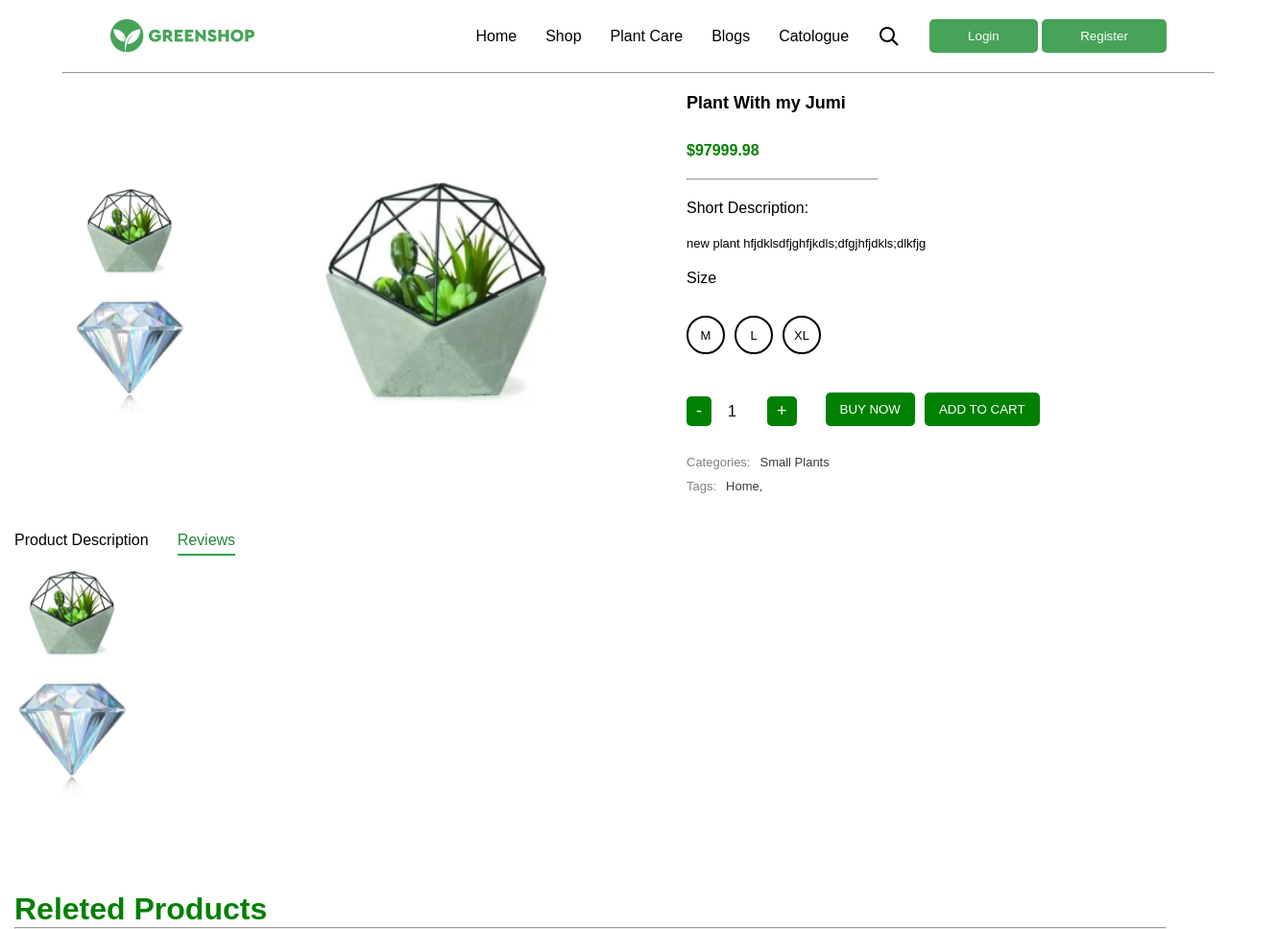
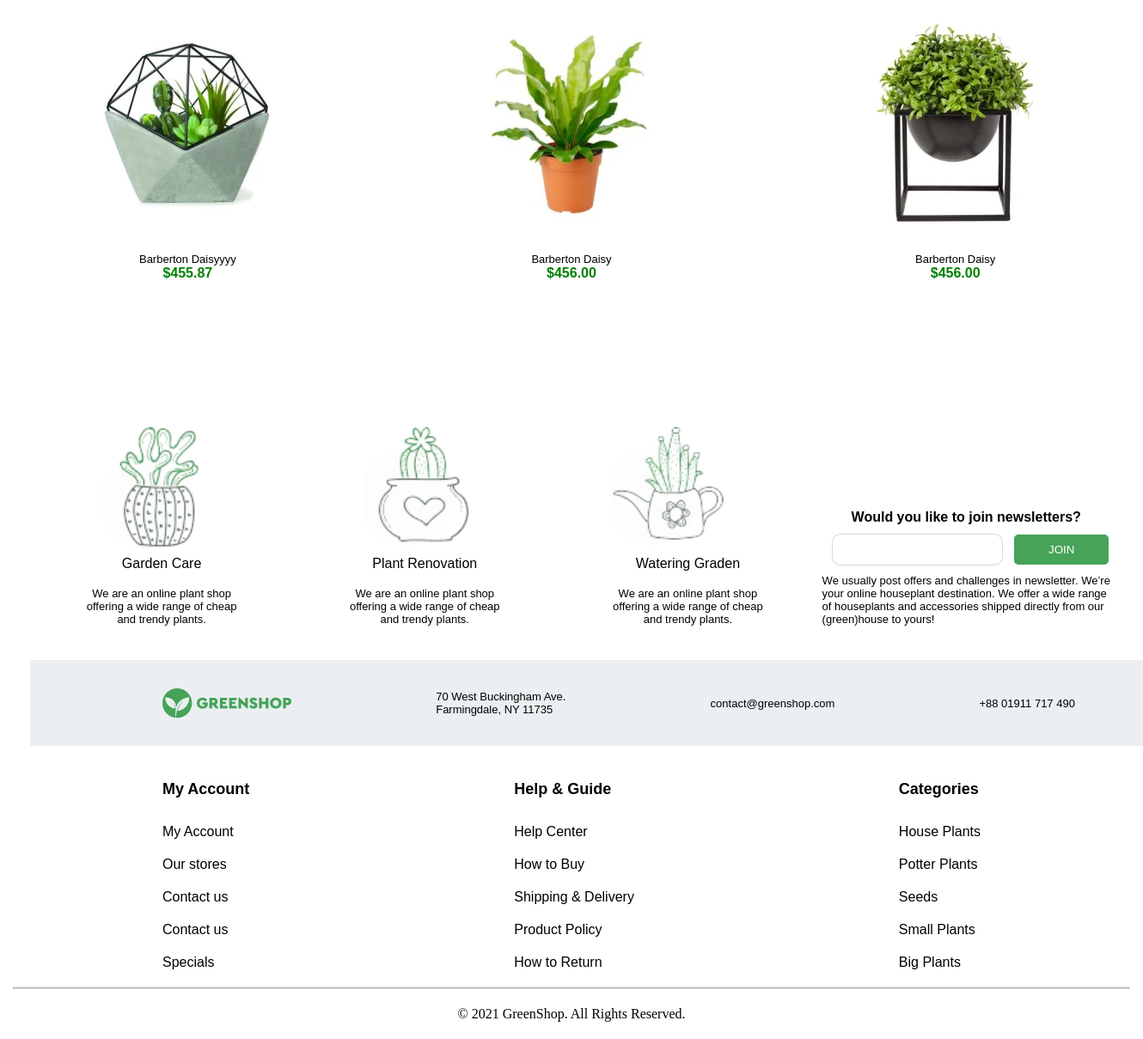
The page /plants/16 on the database its author committed (2 pictures, top to bottom).
### plant/models.py (models this page shows, shortened)
class TimeAbstract(models.Model):
    created_at = models.DateField('created', auto_now_add=True)
    updated_at = models.DateField('', auto_now=True)
    class Meta:
        abstract = True

class ImagePlant(TimeAbstract):
    class Meta:
        verbose_name_plural = 'images'
        verbose_name = 'image'
    plant = models.ForeignKey('plant.Plant', on_delete=models.PROTECT, related_name='images')
    image = ResizedImageField(upload_to='plant_images/', quality=90, force_format='WEBP')

class Plant(TimeAbstract):
    class Meta:
        verbose_name_plural = 'plants'
        verbose_name = 'plant'
    name = models.CharField(max_length=100)
    price = models.DecimalField(decimal_places=2, max_digits=10)
    short_description = models.TextField()
    sizes = models.ManyToManyField('plant.Size', related_name='plant')
    category = models.ForeignKey('plant.Category', on_delete=models.PROTECT, related_name='plant')
    tags = models.ManyToManyField('plant.Tag', related_name='plant')
    description = models.ForeignKey('plant.Description', on_delete=models.PROTECT)
    user =  models.ForeignKey(User, on_delete=models.PROTECT, related_name='plants', default=1)
    @property
    def image(self):
        if self.images.first():
            return self.images.first().image
        return None

class Size(TimeAbstract):
    SMALL = 'small'
    MEDIUM = 'medium'
    LARGE = 'large'
    TYPES = [
        (SMALL,'small'),
        (MEDIUM, 'medium'),
        (LARGE, 'large')
    ]
    class Meta:
        verbose_name_plural = 'sizes'
        verbose_name = 'size'
    name = models.CharField(max_length=100)
    type = models.CharField(choices=TYPES, default=SMALL, max_length=50)

class Category(TimeAbstract):
    class Meta:
        verbose_name_plural = 'categories'
        verbose_name = 'category'
    name = models.CharField(max_length=100)

class Tag(TimeAbstract):
    class Meta:
        verbose_name_plural = 'tags'
        verbose_name = 'tag'
    name = models.CharField(max_length=100)

### plant/views.py (the view)
# urls.py: path('plants/<int:pk>', views.Reviews.as_view(), name='review'),
class Reviews(DetailView):
    model = Plant
    context_object_name = 'plant'
    template_name = 'reviews.html'
    def get_context_data(self, **kwargs):
        plant = self.get_object()
        context = super().get_context_data(**kwargs)
        context['sizes'] = plant.sizes.all()
        context['categories'] = Category.objects.all()
        context['tags'] = plant.tags.all()
        context['plants'] = Plant.objects.all()
        context['images'] = plant.images.all()
        context['form'] = CustomUserCreationForm
        context['forms'] = LoginForm
        return context

### templates/reviews.html (shortened to what this page needs)
{% extends 'main.html' %}
{% block content %}
<center>
  <div class="display pad-20 media-none">
    {% if images %}
    <div class="col-display mini-img">
      {% for image in plant.images.all %}
        <img src="{{ image.image.url }}" alt="" onclick="changeImage(this)" class="thumbnail">
      {% endfor %}
    </div>
    {% else %}
    <p>no images</p>
    {% endif %}
    <div class="detail-img">
      <img id="mainImage" src="{{ plant.image.url }}" alt="" />
    </div>
    <div class="col-display media-detail">
      <h2>{{ plant.name }}</h2>
      <h4 class="green">${{ plant.price }}</h4>
      <hr class="short media-none">
      <h3 class="start">Short Description:</h3>
      <p class="start width-description">{{ plant.short_description }}</p>
      <h3>Size</h3>
      <div class="cent-size display-gap1">
        {% for size in sizes %}
        <div class="circle" onclick="selectSize(this)">
          <p>{{ size.name }}</p>
        </div>
        {% empty %}
        <p>нет размеров</p>
        {% endfor %}
      </div>
      <div class="col-display-media display-gap1">
        <form class="form" method="post" action="{% url 'add_to_cart' %}">
          <div class="display-gap2 align-end">
            <div class="">
              <button type="button" class="qty-btn" onclick="changeQuantity(-1)">-</button>
              <input type="number" id="quantity" name="quantity" value="1" min="1" readonly>
            <button type="button" class="qty-btn" onclick="changeQuantity(1)">+</button>
          </div>
          <div class="buttons display-gap1">
            <button type="submit" class="btn">BUY NOW</button>
            <button type="submit" class="btn">ADD TO CART</button>
          </div>
        </div>
        </form>
      </div>
      <div class="start">
        <div class="display-gap1">
          <p class="gray">Categories: </p><p class="dark-gray">{{ plant.category.name }}</p>
        </div>
        <div class="display-gap1 ">
          <p class="gray">Tags: </p>
        {% for tag in tags %}
          <p class="dark-gray">{{ tag.name }},</p>
          {% endfor %}
        </div>
      </div>
    </div>
  </div>
<div class="container pad-20-media start">
  <div class="text-center display-gap pad-top-20 links">
    <a class="" href="{% url "detail_plant" plant.id%}">Product Description</a>
    <a class="active" href="{% url 'review' plant.id %}">Reviews </a>
  </div>
  <div>
    {% if images %}
    <div class="col-display mini-img">
      {% for image in plant.images.all %}
        <img src="{{ image.image.url }}" alt="" onclick="changeImage(this)" class="thumbnail">
      {% endfor %}
    </div>
    {% else %}
    <p>no images</p>
    {% endif %}
  </div>
  <div class="container pad-top-100  media-none">
    <h1 class="green">Releted Products</h1>
    <hr class="" />
    <center>
      <div class="display-plant">
        {% for plant in plants|slice:':3' %}
        <a href="{% url 'detail_plant' plant.id %}">
            <div>
              <img class="card" src="{{ plant.image.url }}" alt="" />
              <p>{{ plant.name }}</p>
              <h4 class="green">${{ plant.price }}</h4>
            </div>
          </a>
          {% endfor %}
        </div>
      </center>
    </div>
{% endblock %}

### templates/companents/footer.html (shortened to what this page needs)
{% block content %}
<center>
  <section class="pad-20 container hovers">
    <div class="display4">
      <div>
        <div class="block-1"></div>
        <h3>Garden Care</h3>
        <br /><p>
          We are an online plant shop
          <br />offering a wide range of cheap
          <br />and trendy plants.
        </p>
      </div>
      <div>
        <div class="block-2"></div>
        <h3>Plant Renovation</h3>
        <br /><p>
          We are an online plant shop
          <br />offering a wide range of cheap
          <br />and trendy plants.
        </p>
      </div>
      <div>
        <div class="block-3"></div>
        <h3>Watering Graden</h3>
        <br /><p>
          <br />offering a wide range of cheap
          <br />and trendy plants.
        </p>
      </div>
      <div>
        <div>
          <h4>
            Would you like to join newsletters?
          </h4>
          <div class="formas display">
            <input type="email"> <button>JOIN</button>
          </div>
          <p class="start">
            We usually post offers and challenges in newsletter. We’re
            <br>your online houseplant destination. We offer a wide range
            <br>of houseplants and accessories shipped directly from our
            <br>(green)house to yours!
          </p>
        </div>
      </div>
    </div>
  </section>
</center>
  <div class="pad-20">
    <div class="container footer display5 text-center-m">
      <div class="marg-left-20 text-end logo"></div>
      <div>
        <p>
          70 West Buckingham Ave.
          <br />Farmingdale, NY 11735
        </p>
      </div>
      <div>
        <p>contact@greenshop.com</p>
      </div>
      <div>
        <p>+88 01911 717 490</p>
      </div>
    </div>
  </div>
  <div class="container pad-20 display5 text-center-m">
    <div class="col-display-m">
      <h2>My Account</h2>
      <a href="">My Account</a>
      <a href="">Our stores</a>
      <a href="">Contact us</a>
      <a href="">Contact us</a>
      <a href="">Specials</a>
    </div>
    <div class="col-display-m">
      <h2>Help & Guide</h2>
      <a href="">Help Center</a>
      <a href="">How to Buy</a>
      <a href="">Shipping & Delivery</a>
      <a href="">Product Policy</a>
      <a href="">How to Return</a>
    </div>
    <div class="col-display-m">
      <h2>Categories</h2>
      {% for category in categories|slice:':5' %}
        <a href="">{{ category.name }}</a>
      {% endfor %}
    </div>
  </div>
  <hr class="max-width">
  <div class="pad-20">
    <center>
        © 2021 GreenShop. All Rights Reserved.
    </center>
  </div>
{% endblock %}

### static/static_dirs/css/main.css (style rules this page uses)
* { margin: 0; box-sizing: border-box; }
hr { color: rgb(225, 130, 130, 0.3); width: 1200px; text-align: center; height: 1px; }
.text-center { text-align: center; }
.marg-left-20 { margin-left: 70px; }
.container { width: 1300px; margin: 0 auto; }
.pad-20 { padding: 20px; }
.text-end { text-align: end; }
.align-end { align-items: end; }
.display-gap2 { display: flex; gap: 30px; align-items: end; }
.gray { color: gray; }
.dark-gray { color: rgb(58, 57, 57); }
.col-display { display: flex; flex-direction: column; gap: 20px; align-items: start; }
.start { text-align: start; }
.col-display-m { display: flex; flex-direction: column; gap: 20px; }
.logo { background-image: url(../images/logo.png); background-position: center; background-repeat: no-repeat; background-size: cover; width: 150px; height: 35px; }
.display { display: flex; justify-content: space-around; align-items: center; }
.display4 { display: flex; justify-content: space-around; align-items: end; }
.mini-img img { max-width: 200px; width: 120px; max-height: 200px; height: 120px; }
.display5 { display: flex; justify-content: space-around; align-items: center; }
.display-plant { display: grid; grid-template-columns: repeat(3, 1fr); gap: 40px; flex: 1; }
.display-gap { display: flex; gap: 30px; align-items: center; }
.card { padding: 20px 20px; background-color: #ffffff; }
img { max-width: 300px; max-height: 300px; }
.detail-img img { max-width: 900px; width: 400px; max-height: 900px; }
.width-description { width: 540px; }
.circle { border-radius: 20px; align-items: center; width: 30px; height: 30px; text-align: center; padding: 5px; border: solid 1px rgb(128, 227, 121); }
ul, li, a { text-decoration: none; font-family: Cera Pro, sans-serif; color: black; list-style: none; }
.links a { text-decoration: none; padding-bottom: 5px; border-bottom: 2px solid transparent; }
.links a:hover, .links a.active { color: #218838; border-bottom: 2px solid #28a745; }
p { font-family: Cera Pro, sans-serif; font-size: 13px; }
h1 { font-family: Cera Pro, sans-serif; }
.pad-top-100 { padding-top: 100px; }
h4 { font-family: Cera Pro, sans-serif; }
h3 { font-family: Cera Pro, sans-serif; font-size: 16px; font-weight: 500; line-height: 18px; }
h2 { font-family: Cera Pro, sans-serif; }
button { background-color: #46A358; padding: 10px 40px; border: none; border-radius: 5px; color: white; max-width: 200px; }
.mini-img { display: flex; flex-direction: column; gap: 10px; }
.thumbnail { width: 50px; height: 50px; cursor: pointer; border: 2px solid transparent; }
.detail-img img { width: 300px; height: auto; }
.display-gap1 { display: flex; gap: 10px; padding-top: 10px; }
.circle { width: 40px; height: 40px; border: 2px solid black; display: flex; align-items: center; justify-content: center; cursor: pointer; border-radius: 50%; }
.qty-btn { background-color: green; color: white; border: none; padding: 5px 10px; cursor: pointer; font-size: 18px; border-radius: 5px; }
input[type="number"] { width: 50px; text-align: center; border: none; font-size: 16px; }
.buttons { display: flex; gap: 10px; }
.btn { padding: 10px 15px; background-color: green; color: white; border: none; cursor: pointer; }
.green { color: green; }
.pad-top-20 { padding-top: 20px; }
.block-1 { background-image: url(../images/s1-removebg-preview.png); background-position: center; background-repeat: no-repeat; background-size: cover; width: 300px; height: 300px; position: relative; top: 150px; left: 80px; }
.block-2 { background-image: url(../images/s2-removebg-preview.png); background-position: center; background-repeat: no-repeat; background-size: cover; width: 300px; height: 300px; position: relative; top: 150px; left: 80px; }
.block-3 { background-image: url(../images/s3-removebg-preview.png); background-position: center; background-repeat: no-repeat; background-size: cover; width: 300px; height: 300px; position: relative; top: 150px; left: 60px; }
.footer { background-color: rgb(235, 239, 241); height: 100px; }
.max-width { width: 100%; }
.short { width: 200px; }
.formas input { padding: 10px 10px; margin: 10px; border: none; border: solid 1px rgb(128, 128, 128, 0.3); border-radius: 10px; }
h2 { font-size: 18px; margin-bottom: 10px; }

### rows shown on the page
ImagePlant: image (picture)
ImagePlant: image (picture)
Plant: image (picture), name "Plant With my Jumi", price "97999.98", short_description "new plant hfjdklsdfjghfjkdls;dfgjhfjdkls;dlkfjg", category.name "Small Plants"
Size: name "M"
Size: name "L"
Size: name "XL"
Tag: name "Home"
Plant: image (picture), name "Barberton Daisyyyy", price "455.87"
Plant: image (picture), name "Barberton Daisy", price "456.00"
Plant: image (picture), name "Barberton Daisy", price "456.00"
Category: name "House Plants"
Category: name "Potter Plants"
Category: name "Seeds"
Category: name "Small Plants"
Category: name "Big Plants"
